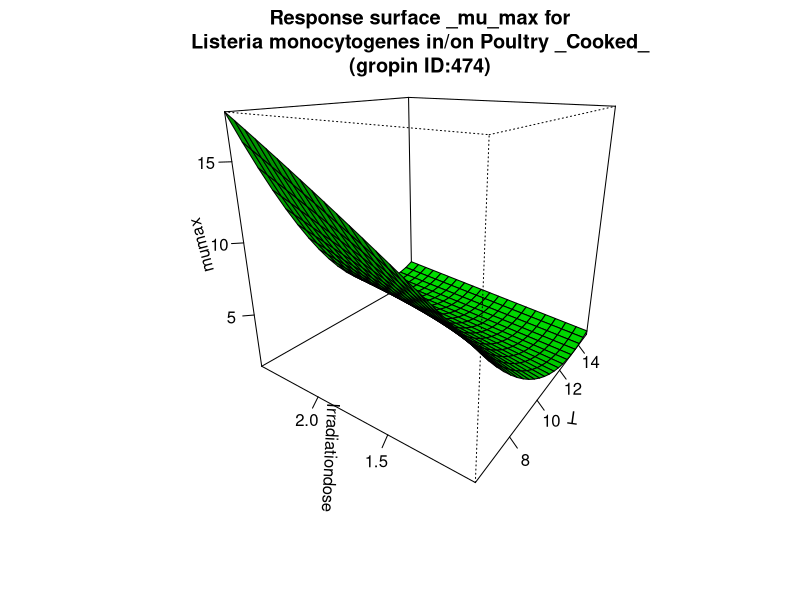

This figure's R source:
#############################
# start of Parameter script
#############################
T <- seq(6.006,14.985014985015,length.out=21)
Irradiationdose <- seq(1.001,2.4975024975025,length.out=21)
#############################
# end of Parameter script
#############################
############################# 
# start of Model script Gropin ID 474 
#############################
 
# constant coefficients for this model
 
variables <- data.frame(T,Irradiationdose)
argumentsPar <- unique.data.frame(expand.grid(variables))
 
# heart of the model
response_surface <- function(T,Irradiationdose) {
   mumax <-5.38-0.94*T+20.2*Irradiationdose+0.04*(T^2)-0.66*(Irradiationdose^2)-2.64*T*Irradiationdose+0.045*T*(Irradiationdose^2)+0.091*Irradiationdose*(T^2)

	return(mumax=mumax)
} 

# output parameters
responseSurface <- cbind(argumentsPar,response_surface(argumentsPar['T'],argumentsPar['Irradiationdose']))
colnames(responseSurface) <- c(colnames(argumentsPar),'mumax')
#############################
# End of Model script
#############################
############################# 
# start of Visualisation script Gropin ID 474 
#############################
titleText <-'Response surface _mu_max for
Listeria monocytogenes in/on Poultry _Cooked_
(gropin ID:474)'
persp(T,Irradiationdose,matrix(unlist(responseSurface$'mumax'),nrow=21),col = 'green',xlab='T',ylab='Irradiationdose',zlab='mumax',main=titleText,theta=305,phi=20,shade=0.25,ticktype = 'detailed')
#############################
# End of Visualisation script
#############################
